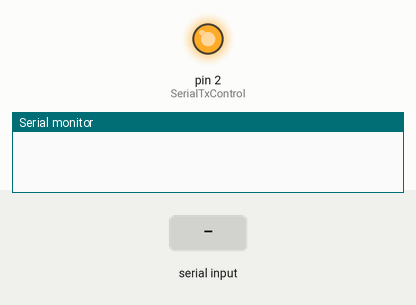
Recording of a sketch running on a simulated Arduino Mega 2560, built with avr-gcc and run on an emulated ATmega2560. On the bench: output pins drawn as LEDs (lit = HIGH), the last lines printed to the serial monitor. The test bench sets the inputs (shaded band).

Above: at 1.2 s.
1.3 s: ";" received over Serial
At 2.7 s:
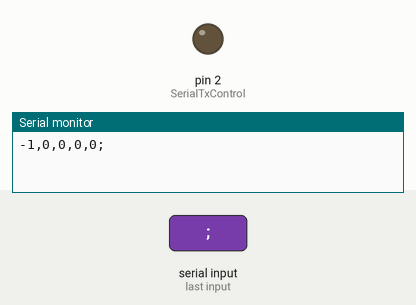
Timing chart, 0 to 4.3 s (numbered marks = the images above; inputs shaded):
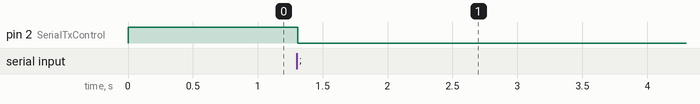

The sketch:

Master_Serial_Final.ino
```cpp
/* YourDuino SoftwareSerialExample1
   - Connect to another Arduino running "YD_SoftwareSerialExampleRS485_1Remote"
   - Connect this unit Pins 10, 11, Gnd
   - Pin 3 used for RS485 direction control
   - To other unit Pins 11,10, Gnd  (Cross over)
   - Open Serial Monitor, type in top window.
   - Should see same characters echoed back from remote Arduino

   Questions: terry@yourduino.com
*/

/*-----( Import needed libraries )-----*/
#define SerialTxControl 2   //RS485 Direction control
#define RS485Transmit    HIGH
#define RS485Receive     LOW

/*-----( Declare Variables )-----*/

char charIncomingController[50];
char charIncomingVehicle[50];
char charIncomingVehicle_Default[50] = "-1,0,0,0,0;\0";
char charIn;
boolean msgRecivedComputer = 0;
boolean msgRecivedVehicle = 0;
int n1 = 0;
int n2 = 0;
int CurrData[5];

void setup()   /****** SETUP: RUNS ONCE ******/
{
  // Start the built-in serial port, probably to Serial Monitor
  Serial.begin(19200);
  pinMode(SerialTxControl, OUTPUT);    //set SSerialTxControl to output
  digitalWrite(SerialTxControl, RS485Receive);

  // Start the software serial port, to another device
  Serial2.begin(115200);
  digitalWrite(SerialTxControl, RS485Transmit);  // Enable RS485 Transmit

}//--(end setup )---


void loop()   /****** LOOP: RUNS CONSTANTLY ******/
{

  delayMicroseconds(5);

  if(msgRecivedComputer){
    if(msgRecivedVehicle){
      //Serial.println("Data: ");
      Serial.println(charIncomingVehicle);
    }
    else{
      Serial.println(charIncomingVehicle_Default);
    }
    msgRecivedComputer = 0;
    msgRecivedVehicle = 0;

  }
}
void serialEvent(){
  while (Serial.available()) {
    charIncomingController[n1] = Serial.read();
//    Serial.print("n = ");
//    Serial.print(n);
//    Serial.print(" Char = ");
//    Serial.println(charIncomingController[n1]);
      n1++;
    if(charIncomingController[n1-1] == ';'){
      digitalWrite(SerialTxControl, RS485Transmit);
      charIncomingController[n1] = '\0';
      Serial2.print(charIncomingController);
//      Serial.println("finalMsg ");
//      Serial.println(charIncomingController);
      n1 = 0;
      msgRecivedComputer = 1;
      delay(8);
      digitalWrite(SerialTxControl, RS485Receive);
    }


  }
}

void serialEvent2(){
  //Serial.println("here");
  while (Serial2.available()){
    //char Serial2.read();
    charIncomingVehicle[n2] = Serial2.read();
    //Serial.println(charIncomingVehicle[n2]);
//    Serial.print("n = ");
//    Serial.print(n);
//    Serial.print(" Char = ");
//    Serial.println(charIncoming[n]);
    n2++;
    if(charIncomingVehicle[n2-1] == ';'){
      charIncomingVehicle[n2] = '\0';
      //Serial.print(charIncomingVehicle);
//      Serial.println("finalMsg ");
//      Serial.println(charIncoming);
      n2 = 0;
      msgRecivedVehicle = 1;
    }


  }
}
```

Measured:
- after the input at 1.3 s, pin 2 (SerialTxControl): HIGH → LOW at once
